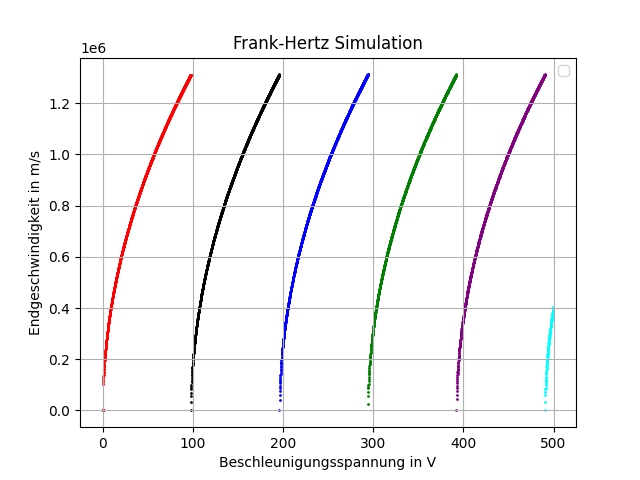

Reproduce this figure in Python.
import numpy as np
import matplotlib.pyplot as plt
import os

path = os.path.dirname(os.path.abspath(__file__))
fig, ax = plt.subplots()


epsilon0 = 8.854187817e-12
e = 1.602176634e-19
me = 9.10938356e-31
UG = 30 
dt = 1e-11 
c = ['red', 'black', 'blue', 'green', 'purple', 'cyan', 'orange', 'yellow', 'pink', 'brown']
v_hf = np.sqrt(2 * 7.8507E-19/ me)

for k in range(0, 5000):
    x = [0]  
    v = [0]  
    i = 0
    j = 0
    print(k)
    while x[-1] < 0.05 and i < 100000:
        i += 1
        if x[-1] < 0.05:
            a = e * k / (10*me)
        else:
            a = -e * UG / me
        
        v.append(v[-1] + a * dt)
        x.append(x[-1] + v[-1] * dt)
        if v[-1] > v_hf:
            v[-1] = 0
            j += 1
    if i == 100000:
        ax.scatter(k/10, 0, color=c[j], s=1, marker='o')
    else:
        ax.scatter(k/10, v[-1], color=c[j], s=1, marker='o')
ax.set_xlabel('Beschleunigungsspannung in V')
ax.set_ylabel('Endgeschwindigkeit in m/s')
ax.set_title('Frank-Hertz Simulation')
ax.legend()
plt.grid()
plt.savefig(f'{path}\\FrankHertz.png')
# plt.show()